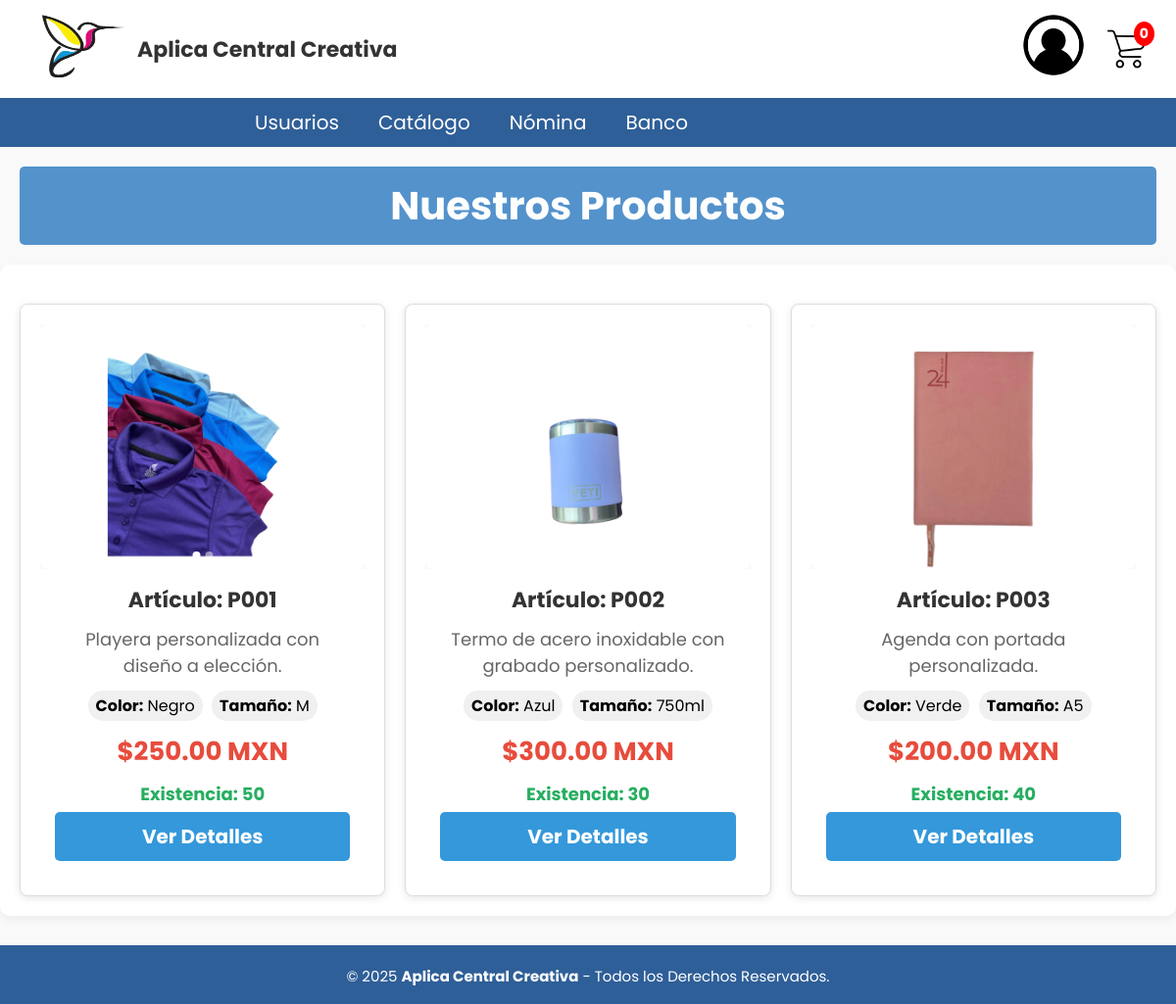
The app's page /Home/Home.php (signed in) with its own data.
### tables this page shows
CREATE TABLE articulos(
id_articulo VARCHAR(5) NOT NULL PRIMARY KEY UNIQUE,
descripcion TEXT NOT NULL,
id_detalle_articulo INT NOT NULL,
CONSTRAINT fk_deta_art FOREIGN KEY (id_detalle_articulo) REFERENCES detalle_articulos(id_detalle_articulo)
);

CREATE TABLE detalle_articulos(
id_detalle_articulo INT NOT NULL PRIMARY KEY AUTO_INCREMENT,
existencia INT NOT NULL,
costo DECIMAL(6,2) NOT NULL,
precio DECIMAL(6,2) NOT NULL,
id_proveedor INT NOT NULL,
estatus ENUM('Disponible','No Disponible','Descontinuado') DEFAULT 'Disponible',
CONSTRAINT fk_proveedor FOREIGN KEY (id_proveedor) REFERENCES usuario(id_usuario)
);

### Home/Home.php (the view, shortened to what this page needs)
<?php
include('../Nav/header.php');
?>
<!DOCTYPE html>
<html lang="es">
<head>
  <link rel="stylesheet" href="Home.css" />
</head>
<body>
<h1 class="titulo">Nuestros Productos</h1>
<div class="container">
  <div class="products-grid">
    <?php
    $sql = "SELECT DISTINCT
              a.id_articulo,
              a.descripcion,
              d.precio,
              d.existencia,
              d.estatus,
              d.id_detalle_articulo
            FROM articulos a
            INNER JOIN detalle_articulos d ON a.id_detalle_articulo = d.id_detalle_articulo
            WHERE d.estatus = 'Disponible'
            ORDER BY a.id_articulo";
    $resultado = $conn->query($sql);
    if ($resultado->num_rows > 0) {
        while ($row = $resultado->fetch_assoc()) {
            $sql_imagenes = "SELECT ac.valor
                            FROM articulo_completo ac
                            INNER JOIN atributos at ON ac.id_atributo = at.id_atributo
                            WHERE ac.id_articulo = ? AND at.nombre = 'Imagen'";
            $stmt = $conn->prepare($sql_imagenes);
            $stmt->bind_param("s", $row["id_articulo"]);
            $stmt->execute();
            $resultado_imagenes = $stmt->get_result();
            $imagenes = [];
            while ($img = $resultado_imagenes->fetch_assoc()) {
                $imagenes[] = $img['valor'];
            }
            $sql_atributos = "SELECT at.nombre, ac.valor
                             FROM articulo_completo ac
                             INNER JOIN atributos at ON ac.id_atributo = at.id_atributo
                             WHERE ac.id_articulo = ? AND at.nombre != 'Imagen'";
            $stmt_attr = $conn->prepare($sql_atributos);
            $stmt_attr->bind_param("s", $row["id_articulo"]);
            $stmt_attr->execute();
            $resultado_atributos = $stmt_attr->get_result();
            $atributos = [];
            while ($attr = $resultado_atributos->fetch_assoc()) {
                $atributos[$attr['nombre']] = $attr['valor'];
            }
            echo '<div class="product" data-product-id="' . $row["id_articulo"] . '">';
            echo '<div class="product-images">';
            if (!empty($imagenes)) {
                foreach ($imagenes as $index => $imagen) {
                    $activeClass = ($index === 0) ? ' active' : '';
                    echo '<img src="../Imagenes/' . htmlspecialchars($imagen) . '" alt="' . htmlspecialchars($row["descripcion"]) . '" class="product-img' . $activeClass . '">';
                }
                if (count($imagenes) > 1) {
                    echo '<div class="image-indicators">';
                    for ($i = 0; $i < count($imagenes); $i++) {
                        echo '<span class="indicator' . ($i === 0 ? ' active' : '') . '" data-index="' . $i . '"></span>';
                    }
                    echo '</div>';
                }
            } else {
                echo '<img src="../Imagenes/no-image.png" alt="Sin imagen" class="product-img active">';
            }
            echo '</div>';
            echo '<div class="product-content">';
            echo '<h3>Artículo: ' . htmlspecialchars($row["id_articulo"]) . '</h3>';
            echo '<p>' . htmlspecialchars($row["descripcion"]) . '</p>';
            if (!empty($atributos)) {
                echo '<div class="product-attributes">';
                $contador = 0;
                foreach ($atributos as $nombre => $valor) {
                    if ($contador < 3) {
                        echo '<span class="attribute"><strong>' . htmlspecialchars($nombre) . ':</strong> ' . htmlspecialchars($valor) . '</span> ';
                        $contador++;
                    }
                }
                echo '</div>';
            }
            echo '<p class="price">$' . number_format($row["precio"], 2) . ' MXN</p>';
            echo '<p class="stock">Existencia: ' . $row["existencia"] . '</p>';
            echo '<a href="Detalle_articulo.php?id=' . $row["id_articulo"] . '" class="btn-ver-detalle">Ver Detalles</a>';
            echo '</div>';
            echo '</div>';
        }
    } else {
        echo '<div class="no-products">No hay productos disponibles en este momento.</div>';
    }
    ?>
  </div>
</div>
</body>
<?php
include ('../Nav/footer.php');
?>
</html>

### BD/ConexionBD.php (shortened to what this page needs)
<!DOCTYPE html>
<html lang="en">
<head>
</head>
<body>
</body>
</html>

### BD/ConexionBDB.php (shortened to what this page needs)
<!DOCTYPE html>
<html lang="en">
<head>
</head>
<body>
</body>
</html>

### Nav/header.php (shortened to what this page needs)
<?php
include('../BD/ConexionBD.php');
include('../BD/ConexionBDB.php');
$id_usuario = $_SESSION['id_usuario'];
$id_rol = $_SESSION['id_rol'];
$menus = [
    1 => [
        "Usuarios" => "../Usuarios\Usuarios.php",
        "Catálogo" => [
            "Incapacidades" => "../Incapacidad/incapacidades.php",
            "Registrar Incapacidad" => "../Incapacidad/Registro/Registro_Incapacidades.php"
        ],
        "Nómina" => [
            "Ver Nómina" => "../Carrito/carrito.php",
            "Registrar Nómina" => "../Nomina/Registro_N/Registro_Nomina.php"
        ],
        "Banco" => [
            "Clientes" => "../Banco_Usuarios\Usuarios_B.php",
            "Bancos" => "../Bancos\Bancos.php"
        ]
    ],
    2 => [
        "Mis pedidos" => "#",
        "" => [
            "" => "",
           "" => ""
        ],
        "" => "",
    ],
    3 => [
        "Tienda" => [
            "Ver Productos" => "../Catalogo/catalogo.php",
            "Promociones" => "../Catalogo/promociones.php"
        ],
        "Mis Compras" => [
            "Historial" => "../Cliente/historial_compras.php"
        ],
        "Carrito" => [
            "Ver Carrito" => "../Carrito/carrito.php"
        ],
        "Perfil" => [
            "Perfil" => "../Perfil/Perfil.php"
        ]
    ]
];
$queryCliente = "SELECT id_cliente
FROM cliente WHERE id_usuario = ?";
$stmtCliente = $conn->prepare($queryCliente);
$stmtCliente->bind_param('i', $id_usuario);
$stmtCliente->execute();
$resultCliente = $stmtCliente->get_result();
$cliente = $resultCliente->fetch_assoc();
$id_cliente = $cliente['id_cliente'] ?? null;
$sql_carrito = "SELECT id_carrito FROM carrito WHERE id_cliente = ?";
$stmt = $conn->prepare($sql_carrito);
$stmt->bind_param("i", $id_cliente);
$stmt->execute();
$result = $stmt->get_result();
$row = $result->fetch_assoc();
$id_carrito = $row['id_carrito'] ?? null;
$sql_sum_cantidad = "SELECT SUM(cantidad) AS total_cantidad FROM detalle_carrito WHERE id_carrito = ?";
$stmt = $conn->prepare($sql_sum_cantidad);
$stmt->bind_param("i", $id_carrito);
$stmt->execute();
$result = $stmt->get_result();
$total_cantidad = 0;
if ($row = $result->fetch_assoc()) {
    $total_cantidad = $row['total_cantidad'] ?? 0;
}
?>
<!DOCTYPE html>
<html lang="es">
<head>
    <link rel="stylesheet" href="../CSS/cabecera.css" type="text/css">
    <link rel="stylesheet" href="../CSS/menu.css" type="text/css">
    <link rel="stylesheet" href="../CSS/pie_pagina.css" type="text/css">
    <link rel="stylesheet" href="../CSS/tablas_boton.css" type="text/css">
    <link rel="stylesheet" href="../CSS/formularios.css" type="text/css">
    <link rel="stylesheet" href="../CSS/departamentos.css" type="text/css">
    <link rel="stylesheet" href="../CSS/cabecera2.css" type="text/css">
    <link rel="stylesheet" href="../CSS/Detalle_Producto.css" type="text/css">
    <link rel="stylesheet" href="../CSS/Carrito.css" type="text/css">
    <link rel="stylesheet" href="../CSS/direccion.css" type="text/css">
    <link rel="stylesheet" href="../CSS/Perfil.css" type="text/css">
    <link rel="stylesheet" href="../CSS/Tarjetas.css" type="text/css">
    <link rel="stylesheet" href="../CSS/Confirmar_pedido.css" type="text/css">
</head>
<body>
<header class="cabecera_p">
    <div class="cabecera">
        <div class="logo-nombre">
            <a href="../Home/Home.php">
                <img src="../Imagenes/acc_logo.png" class="img-logo" alt="Logo">
            </a>
            <h1 class="nom_sis">Aplica Central Creativa</h1>
        </div>
<div class="user-carrito-wrapper">
<div class="user-menu-container">
    <div class="user-icon-wrapper" onclick="toggleMenu()">
        <img src="../Imagenes/avatar.png" alt="Usuario" class="user-icon">
    </div>
</div>
        <div class="centro-cabecera">
    <div class="carrito-icono">
        <a href="../Carrito/carrito.php">
            <img src="../Imagenes/carrito.png" alt="Carrito" class="carrito-img">
            <span id="contador-carrito"><?php echo intval($total_cantidad); ?></span>
        </a>
    </div>
</div>
    </div>
    </div>
    <div class="header">
        <ul class="nav">
            <?php
            if ($id_rol && isset($menus[$id_rol])) {
                foreach ($menus[$id_rol] as $nombre => $url) {
                    if (is_array($url)) {
                        echo "<li><a href='#'>$nombre</a><ul class='submenu'>";
                        echo "</ul></li>";
                    } else {
                        echo "<li><a href='$url'>$nombre</a></li>";
                    }
                }
            } else {
                echo "<li><a href='#'>Acceso Denegado</a></li>";
            }
            ?>
        </ul>
    </div>
</header>
</body>
</html>

### Nav/footer.php
<footer class="pie-pagina">
        <div class="grupo-2">
            <small>&copy; 2025 <b>Aplica Central Creativa</b> - Todos los Derechos Reservados.</small>
        </div>
    </footer>

### CSS/cabecera.css (style rules this page uses)
html { font-size: 20px; overflow-y: auto; font-family: 'Poppins', sans-serif; }
.cabecera { display: flex; justify-content: space-between; align-items: center; height: 100px; width: 100%; background-color: #ffffff; padding: 0 30px; }
.logo-nombre { display: flex; align-items: center; gap: 10px; }
.img-logo { height: 90px; width: 100px; }
.nom_sis { font-size: 22px; font-weight: bold; color: #333; margin: 0; }
.user-carrito-wrapper { display: flex; align-items: center; gap: 20px; }
.carrito-icono { position: relative; cursor: pointer; }
.carrito-img { width: 50px; height: 50px; }
#contador-carrito { position: absolute; top: -5px; right: -10px; background-color: red; color: white; font-size: 12px; padding: 2px 6px; border-radius: 50%; }
.user-menu-container { position: relative; }
.user-icon-wrapper { cursor: pointer; }
.user-icon { width: 70px; height: 70px; border-radius: 50%; object-fit: cover; transition: transform 0.2s ease; }

### CSS/menu.css (style rules this page uses)
* { padding: 0px; margin: 0px; }
.header { margin: auto; width: 100%; background-color: #2f5f98; }
ul, ol { list-style: none; }
.nav { display: flex; margin-left: 20%; }
.nav > li { position: relative; float: left; }
.nav li a { background-color: #2f5f98; color: #fff; text-decoration: none; padding: 10px 20px; display: block; }

### CSS/pie_pagina.css (style rules this page uses)
.container { flex: 1; }
.pie-pagina { width: 100%; margin-top: 30px; }
.pie-pagina .grupo-2 { background-color: #2f5f98; padding: 15px 10px; text-align: center; color: #fff; }
.pie-pagina .grupo-2 small { font-size: 15px; }

### CSS/tablas_boton.css (style rules this page uses)
.titulo { background-color: #5492cc; color: white; padding: 10px 20px; border: none; border-radius: 5px; cursor: pointer; font-family: 'Poppins', sans-serif; margin-left: 20px; margin-top: 20px; margin-right: 20px; }
a { text-decoration: underline; color: rgb(0, 0, 0); }

### CSS/formularios.css (style rules this page uses)
.titulo { background-color: #5492cc; color: white; padding: 10px 20px; border: none; border-radius: 5px; cursor: pointer; font-family: 'Poppins', sans-serif; margin-left: 20px; margin-top: 20px; margin-bottom: 20px; margin-right: 20px; }
* { font-family: 'Poppins', sans-serif; margin: 0; padding: 0; box-sizing: border-box; }

### CSS/departamentos.css (style rules this page uses)
a { text-decoration: underline; color: purple; }

### CSS/cabecera2.css (style rules this page uses)
* { padding: 0px; margin: 0px; }
.header { margin: auto; width: 100%; background-color: #2f5f98; }
ul, ol { list-style: none; }
.nav { display: flex; margin-left: 20%; height: 50px; }
.nav > li { position: relative; float: left; }
.nav li a { background-color: #2f5f98; color: #fff; text-decoration: none; padding: 10px 20px; display: block; }
h1, h2 { color: #000000; }

### CSS/Detalle_Producto.css (style rules this page uses)
.price { font-size: 24px; font-weight: bold; color: #28a745; margin: 10px 0; }

### CSS/Carrito.css (style rules this page uses)
body { font-family: 'Segoe UI', Tahoma, Geneva, Verdana, sans-serif; background-color: #f4f4f9; color: #000000; }
h1 { text-align: center; margin-bottom: 30px; color: #000000; }

### CSS/direccion.css (style rules this page uses)
body { font-family: 'Segoe UI', Tahoma, Geneva, Verdana, sans-serif; background-color: #f4f4f9; color: #000000; }
h1 { text-align: center; margin-bottom: 30px; color: #000000; }
h3 { color: #000000; margin-bottom: 10px; }

### CSS/confirmar_pedido.css (style rules this page uses)
body { font-family: 'Segoe UI', Tahoma, Geneva, Verdana, sans-serif; background-color: #f4f4f9; color: #000000; margin: 0; padding: 0; }
h1 { text-align: center; color: #000000; margin-top: 20px; }
.container { max-width: 1000px; margin: 30px auto; background-color: #fff; border-radius: 10px; box-shadow: 0 4px 10px rgba(0, 0, 0, 0.05); padding: 30px; }

### Home/Home.css (style rules this page uses)
body { font-family: Arial, sans-serif; margin: 0; padding: 0; background-color: #f9f9f9; }
.container { max-width: 1200px; margin: auto; padding: 2rem; display: grid; grid-template-columns: repeat(auto-fit, minmax(280px, 1fr)); gap: 2rem; }
.product { background-color: white; border-radius: 8px; box-shadow: 0 2px 10px rgba(0, 0, 0, 0.1); padding: 1rem; text-align: center; transition: transform 0.2s; }
.product img { max-width: 100%; border-radius: 8px; height: 200px; object-fit: cover; }
.product h3 { margin: 1rem 0 0.5rem; }
.product p { color: #555; }
.price { font-weight: bold; color: #e91e63; margin: 0.5rem 0; }
.carrito-icono { position: relative; width: 40px; height: 40px; cursor: pointer; }
.carrito-img { width: 100%; height: 100%; object-fit: contain; }
#contador-carrito { position: absolute; top: -8px; right: -8px; background-color: red; color: white; border-radius: 50%; padding: 2px 6px; font-size: 14px; font-weight: bold; }

### records on screen
articulos: id_articulo "P001", descripcion "Playera personalizada con diseño a elección.", nombre "Color", valor "Negro", nombre "Tamaño", valor "M", id_detalle_articulo.precio "250.00", id_detalle_articulo.existencia "50"
articulos: id_articulo "P002", descripcion "Termo de acero inoxidable con grabado personalizado.", nombre "Color", valor "Azul", nombre "Tamaño", valor "750ml", id_detalle_articulo.precio "300.00", id_detalle_articulo.existencia "30"
articulos: id_articulo "P003", descripcion "Agenda con portada personalizada.", nombre "Color", valor "Verde", nombre "Tamaño", valor "A5", id_detalle_articulo.precio "200.00", id_detalle_articulo.existencia "40"

### other values on screen
$total_cantidad "0"
$nombre "Usuarios"
$nombre "Catálogo"
$nombre "Nómina"
$nombre "Banco"
